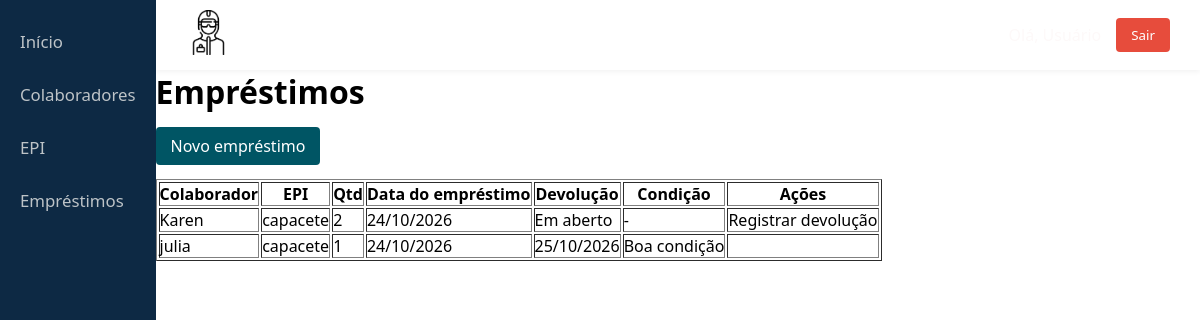
The app's page /emprestimos/ (signed in) with its own data.
### nucleo/models.py (models this page shows, shortened)
class ItemEmprestimo(models.Model):
    class Condicao(models.TextChoices):
        BOA = "boa", "Boa condição"
        DANIFICADO = "danificado", "Danificado"
        PERDIDO = "perdido", "Perdido"
    emprestimo = models.ForeignKey(Emprestimo, on_delete=models.CASCADE, related_name="itens")
    epi = models.ForeignKey(EPI, on_delete=models.PROTECT)
    quantidade = models.PositiveIntegerField(default=1, validators=[MinValueValidator(1)])
    data_devolucao = models.DateField(null=True, blank=True)
    condicao_devolucao = models.CharField(max_length=12, choices=Condicao.choices, blank=True)

class Emprestimo(models.Model):
    colaborador = models.ForeignKey(Colaborador, on_delete=models.PROTECT)
    data_emprestimo = models.DateField(default=timezone.localdate)
    observacao = models.CharField(max_length=200, blank=True)

class Colaborador(models.Model):
    setor = models.ForeignKey(Setor, on_delete=models.PROTECT)
    nome = models.CharField(max_length=50)
    cpf = models.CharField(max_length=11, unique=True)
    status = models.BooleanField(default=True)
    def __str__(self):
        return self.nome

class EPI(models.Model):
    categoria = models.ForeignKey(EPICategoria, on_delete=models.PROTECT)
    nome = models.CharField(max_length=45)
    estoque = models.PositiveIntegerField(default=5)
    def __str__(self):
        return self.nome

### nucleo/views.py (the view)
# urls.py: path("emprestimos/", views.EmprestimoList.as_view(), name="emprestimo_lista"),
class EmprestimoList(PermissionRequiredMixin, ListView):
    permission_required = "nucleo.view_itememprestimo"
    model = ItemEmprestimo
    template_name = "nucleo/emprestimo_lista.html"
    context_object_name = "itens"
    def get_queryset(self):
        return (
            ItemEmprestimo.objects
            .select_related("emprestimo__colaborador", "epi")
            .order_by("-emprestimo__data_emprestimo", "-id")
        )

### nucleo/templates/nucleo/emprestimo_lista.html
{% extends "nucleo/base.html" %}
{% block conteudo %}
<h1>Empréstimos</h1>
<br>
<a class="btn-novo" href="{% url 'nucleo:emprestimo_novo' %}">Novo empréstimo</a>
<br>
<br>
<table border="1" cellpadding="6">
    <tr>
        <th>Colaborador</th><th>EPI</th><th>Qtd</th>
        <th>Data do empréstimo</th><th>Devolução</th><th>Condição</th><th>Ações</th>
    </tr>
    {% for i in itens %}
    <tr>
        <td>{{ i.emprestimo.colaborador }}</td>
        <td>{{ i.epi }}</td>
        <td>{{ i.quantidade }}</td>
        <td>{{ i.emprestimo.data_emprestimo|date:"d/m/Y" }}</td>
        <td>{{ i.data_devolucao|date:"d/m/Y"|default:"Em aberto" }}</td>
        <td>{{ i.get_condicao_devolucao_display|default:"-" }}</td>
        <td>
            {% if not i.data_devolucao %}
            <a href="{% url 'nucleo:item_devolver' i.pk %}">Registrar devolução</a>
            {% endif %}
        </td>
    </tr>
    {% empty %}
    <tr><td colspan="7">Nenhum empréstimo registrado.</td></tr>
    {% endfor %}
</table>
{% endblock %}

### nucleo/static/css/css.css (style rules this page uses)
* { margin: 0; padding: 0; box-sizing: border-box; font-family: 'Segoe UI', Tahoma, Geneva, Verdana, sans-serif; }
body { background-color: #f4f6f9; color: #fdf9f9; }
a { text-decoration: none; color: inherit; }
.btn-novo { background-color: #005564; color: white; border: none; padding: 8px 15px; border-radius: 4px; cursor: pointer; transition: background 0.2s; }

### records on screen
ItemEmprestimo: emprestimo.colaborador "Karen", epi "capacete", quantidade "2", emprestimo.data_emprestimo "24/10/2026", data_devolucao "Em aberto", condicao_devolucao "-", shows "Registrar devolução"
ItemEmprestimo: emprestimo.colaborador "julia", epi "capacete", quantidade "1", emprestimo.data_emprestimo "24/10/2026", data_devolucao "25/10/2026", condicao_devolucao "Boa condição"
